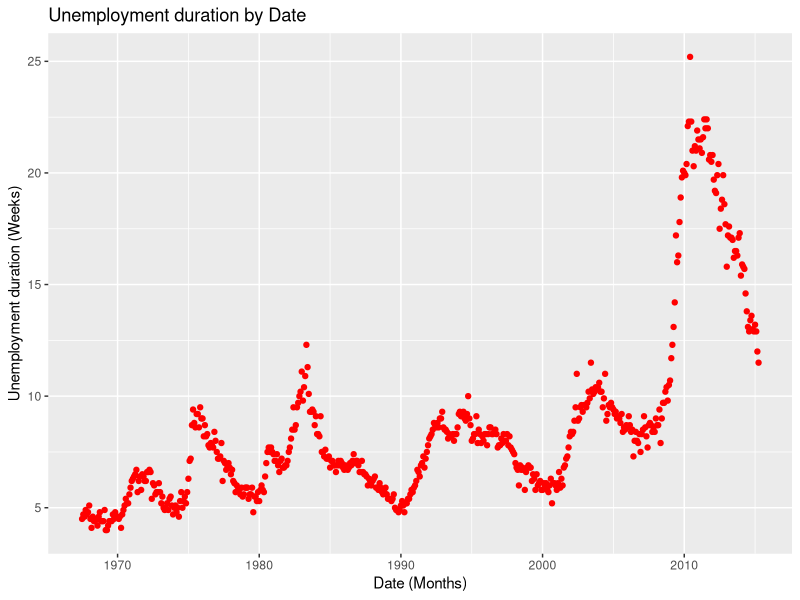
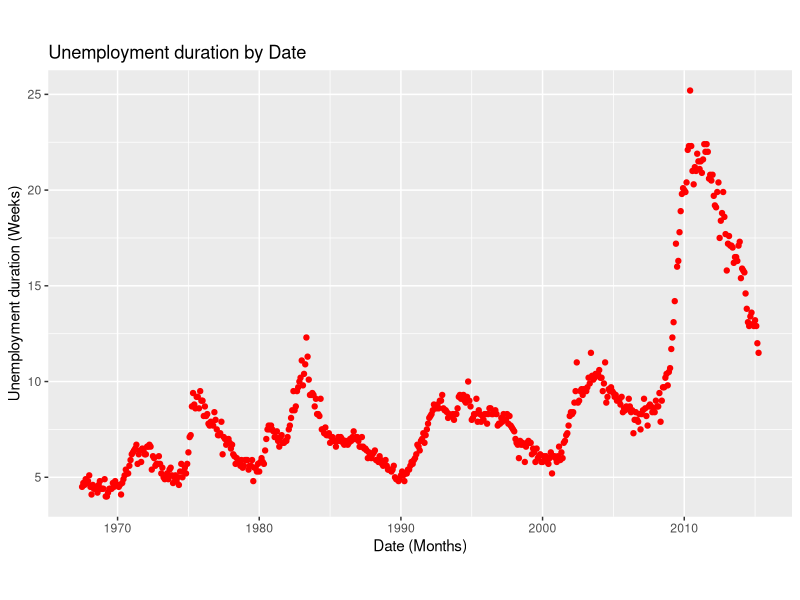

Generate these figures, in order, with R:
## ---- chunk 1
X <- "This is my first assignment" #creates a variable and assigns a string

X
## ---- chunk 2

paste0(1:12)
paste(1:12) 
(nth <- paste0(1:12, c("st", "nd", "rd", rep("th", 9))))

paste0(nth, collapse = ", ") #To collapse the output into a single string, pass a collapse argument.
paste("1st", "2nd", "3rd", sep = ", ") #For inputs of length 1, use the sep argument rather than collapse
## ---- chunk 3
paste(X, "and I'm loving it!") #adding a new string to a string variable
## ---- chunk 4
Y <- c(2, 3, 4, 5) #Creating vector Y

Y <- Y*2 #multiplying vector Y by 2
## ---- chunk 5
print(X)
print(Y)
## ---- chunk 6
max(Y)
min(Y)
## ---- chunk 7
library(ggplot2)
head(economics)
## ---- chunk 8
library(ggplot2)
plot <- ggplot(economics, aes(date,uempmed))+
  geom_point(colour = "red")
plot +
   labs(title= "Unemployment duration by Date",
       x = "Date (Months)",
       y = "Unemployment duration (Weeks)") 
## ---- chunk 9
#| label: fig-plot
#| fig-cap: "A Scatter plot of Unemployment Duration against Month Date"
#| fig-width: 5

ggplot(economics, aes(date,uempmed))+
  geom_point(colour = "red")+
   labs(title= "Unemployment duration by Date",
       x = "Date (Months)",
       y = "Unemployment duration (Weeks)")  +
  theme(aspect.ratio = 0.6)
  
